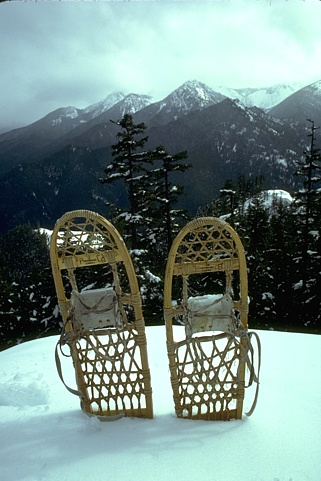
%> input picture data/bsds500_test_8/2018.jpg, 321 x 481 px
$ octave edgeTest.m   (GNU Octave 9; MATLAB toolbox functions it lacks are replaced by stand-ins)
%> lines starting %> are read from the running program, lines starting %| are printed output that depends on the picture
### src/edge/segmentEdge.m
function [labelMap, overlay, info] = segmentEdge(img, params)
% SEGMENTBYEDGE  Segmentasi objek berdasarkan hasil deteksi tepi.
    tStart = tic;
    if nargin < 2, params = struct(); end
    params = setDefaults(params);

    if ~isa(img, 'uint8'), img = im2uint8(img); end

    if size(img, 3) == 3
        c = double(img);
        gray = 0.2989*c(:,:,1) + 0.5870*c(:,:,2) + 0.1140*c(:,:,3);
    else
        gray = double(img);
    end
    gray = gray / 255;
    [H, W] = size(gray);

    [edgeMap, mag, edgeInfo] = detectEdges(gray, params.method, params);

    bw = edgeMap;
    if params.dilateRadius > 0
        bw = imdilate(bw, strel('disk', params.dilateRadius));
    end
    if params.closeRadius > 0
        bw = imclose(bw, strel('disk', params.closeRadius));
    end
    filled = imfill(bw, 'holes');

    if params.dilateRadius > 0
        filled = imerode(filled, strel('disk', params.dilateRadius));
    end

    minArea = round(params.minAreaFrac * H * W);
    filled  = bwareaopen(filled, max(minArea, 1));
    labelMap = bwlabel(filled, 8);
    numObjects = max(labelMap(:));

    info.edgeMap = edgeMap;
    info.mag = mag;
    info.filled = filled;
    info.method = params.method;
    info.sigma = params.sigma;
    info.thresh = edgeInfo.thresh;
    info.threshAuto = edgeInfo.threshAuto;
    info.numObjects = numObjects;
    info.mainLabel = 0;
    info.mainMask = false(H, W);
    info.stats = [];

    if numObjects == 0
        warning('segmentByEdge:noObject', ...
            'Tidak ada objek ditemukan. Coba ubah threshold atau sigma.');
        overlay = repmat(img, [1 1 3 - size(img,3) + 1]);
        overlay = overlay(:,:,1:3);
        info.time = toc(tStart);
        return;
    end

    stats = regionprops(labelMap, 'Area', 'Centroid', 'BoundingBox');
    info.stats = stats;
    info.mainLabel = pickMainObject(stats, H, W);
    info.mainMask  = (labelMap == info.mainLabel);

    overlay = makeOverlay(img, info.mainMask);
    info.time = toc(tStart);
end

% HELPER
function idx = pickMainObject(stats, H, W)
    areas = [stats.Area];
    isBackground = areas > 0.9 * H * W;
    if all(isBackground), isBackground(:) = false; end
    areas(isBackground) = 0;
    [~, idx] = max(areas);
end

function overlay = makeOverlay(img, mask)
    if size(img, 3) == 1, img = cat(3, img, img, img); end
    rgb = double(img) / 255;

    color = [1 0 0];
    alpha = 0.4;
    for k = 1:3
        ch = rgb(:,:,k);
        ch(mask) = (1 - alpha) * ch(mask) + alpha * color(k);
        rgb(:,:,k) = ch;
    end

    edgeLine = bwperim(mask);
    edgeLine = imdilate(edgeLine, strel('disk', 1));
    lineColor = [0 1 0];
    for k = 1:3
        ch = rgb(:,:,k);
        ch(edgeLine) = lineColor(k);
        rgb(:,:,k) = ch;
    end
    overlay = im2uint8(rgb);
end

function p = setDefaults(p)
    d = struct('method', 'sobel', 'sigma', 1.5, 'thresh', [], ...
               'cannyThresh', [], ...
               'dilateRadius', 2, 'closeRadius', 4, 'minAreaFrac', 0.01);
    f = fieldnames(d);
    for i = 1:numel(f)
        if ~isfield(p, f{i}), p.(f{i}) = d.(f{i}); end
    end
end

### src/edge/detectEdges.m
function [edgeMap, mag, info] = detectEdges(gray, method, params)
% DETECTEDGES Fungsi Deteksi tepi
    if nargin < 3, params = struct(); end
    params = setDefaults(params);

    if ~isnumeric(params.sigma) || ~isscalar(params.sigma) || params.sigma < 0
        error('detectEdges:badSigma', 'sigma harus berupa angka >= 0.');
    end
    if params.sigma == 0 && any(strcmpi(method, {'log', 'canny'}))
        error('detectEdges:badSigma', 'Operator %s membutuhkan sigma > 0.', method);
    end

    gray = double(gray);
    if max(gray(:)) > 1, gray = gray / 255; end

    switch lower(method)
        case 'canny'
            if isempty(params.cannyThresh)
                [edgeMap, usedThresh] = edge(gray, 'canny', [], params.sigma);
            else
                [edgeMap, usedThresh] = edge(gray, 'canny', params.cannyThresh, params.sigma);
            end
            mag = double(edgeMap);

        case {'sobel', 'prewitt', 'roberts'}
            smoothed = smoothImage(gray, params.sigma);

            switch lower(method)
                case 'sobel'
                    kx = [-1 0 1; -2 0 2; -1 0 1];
                    ky = kx';
                case 'prewitt'
                    kx = [-1 0 1; -1 0 1; -1 0 1];
                    ky = kx';
                case 'roberts'
                    kx = [1 0; 0 -1];
                    ky = [0 1; -1 0];
            end

            gx = applyKernel(smoothed, kx);
            gy = applyKernel(smoothed, ky);

            mag = sqrt(gx.^2 + gy.^2);
            mag = mag / (max(mag(:)) + eps);

            th = params.thresh;
            if isempty(th), th = otsuThreshold(mag); end
            usedThresh = th;
            edgeMap = mag > th;

        case 'laplace'
            smoothed = smoothImage(gray, params.sigma);
            lap = applyKernel(smoothed, [0 1 0; 1 -4 1; 0 1 0]);
            [edgeMap, mag, usedThresh] = zeroCrossing(lap, params.thresh);

        case 'log'
            lg = applyKernel(gray, logKernel(params.sigma));
            [edgeMap, mag, usedThresh] = zeroCrossing(lg, params.thresh);

        otherwise
            error('Metode "%s" tidak dikenal.', method);
    end

    edgeMap = logical(edgeMap);
    info.method = lower(method);
    info.sigma  = params.sigma;
    info.thresh = usedThresh;
    if strcmpi(method, 'canny')
        info.threshAuto = isempty(params.cannyThresh);
    else
        info.threshAuto = isempty(params.thresh);
    end
end

% HELPER
function out = applyKernel(g, k)
    [kh, kw] = size(k);
    if mod(kh, 2) == 1
        gp = padarray(g, [(kh-1)/2, (kw-1)/2], 'replicate', 'both');
    else
        gp = padarray(g, [kh-1, kw-1], 'replicate', 'post');
    end
    out = conv2(gp, rot90(k, 2), 'valid');
end

function out = smoothImage(g, sigma)
    if sigma <= 0
        out = g;
    else
        out = applyKernel(g, gaussianKernel(sigma));
    end
end

function k = gaussianKernel(sigma)
    r = ceil(3 * sigma);
    [x, y] = meshgrid(-r:r, -r:r);
    k = exp(-(x.^2 + y.^2) / (2 * sigma^2));
    k = k / sum(k(:));
end

function k = logKernel(sigma)
    r = ceil(3 * sigma);
    [x, y] = meshgrid(-r:r, -r:r);
    q = (x.^2 + y.^2) / (2 * sigma^2);
    k = -(1 / (pi * sigma^4)) * (1 - q) .* exp(-q);
    k = k - mean(k(:));
end

function [edgeMap, mag, th] = zeroCrossing(L, thFrac)
    [H, W] = size(L);
    S = zeros(H, W);

    S = pairSlope(S, L, 1:H,   1:W-1, 1:H,   2:W  );
    S = pairSlope(S, L, 1:H-1, 1:W,   2:H,   1:W  );
    S = pairSlope(S, L, 1:H-1, 1:W-1, 2:H,   2:W  );
    S = pairSlope(S, L, 1:H-1, 2:W,   2:H,   1:W-1);

    mag = S / (max(S(:)) + eps);

    th = thFrac;
    if isempty(th)
        cand = mag(mag > 0);
        if isempty(cand), th = 0.5; else, th = otsuThreshold(cand); end
    end
    edgeMap = mag > th;
end

function S = pairSlope(S, L, ra, ca, rb, cb)
    A = L(ra, ca);
    B = L(rb, cb);
    d = abs(A - B) .* ((A > 0) ~= (B > 0));
    S(ra, ca) = max(S(ra, ca), d);
    S(rb, cb) = max(S(rb, cb), d);
end

function t = otsuThreshold(v)
    v = v(:);
    v = v(isfinite(v));
    if isempty(v) || max(v) == min(v), t = 0.5; return; end
    counts = histcounts(v, linspace(0, 1, 257));
    p      = counts / sum(counts);
    omega  = cumsum(p);
    mu     = cumsum(p .* (1:256));
    sigmaB = (mu(end) * omega - mu).^2 ./ (omega .* (1 - omega) + eps);
    [~, idx] = max(sigmaB);
    t = idx / 256;
end

function p = setDefaults(p)
    if ~isfield(p, 'sigma'),       p.sigma = 1.5;       end
    if ~isfield(p, 'thresh'),      p.thresh = [];       end
    if ~isfield(p, 'cannyThresh'), p.cannyThresh = [];  end
end

### test/edgeTest.m
clear; clc; close all;

imgPath = 'data/bsds500_test_8/2018.jpg';

if exist(imgPath, 'file')
    img = imread(imgPath);
%> img is the input picture: size 481x321x3 uint8; mean R, G, B 116.7, 137.9, 133.6
else
    [X, Y] = meshgrid(1:300, 1:240);
    obj = ((X-150)/80).^2 + ((Y-120)/60).^2 <= 1;
    I = 0.25 * ones(240, 300);
    I(obj) = 0.8;
    I = min(max(I + 0.03*randn(size(I)), 0), 1);
    img = uint8(255 * I);
    disp('File citra tidak ditemukan -> memakai citra sintetis.');
end

methods = {'laplace', 'log', 'sobel', 'prewitt', 'roberts', 'canny'};

figure('Name', 'Segmentasi Edge-Based', 'Position', [50 50 1200 700]);
for i = 1:numel(methods)
    p = struct('method', methods{i});
    [labelMap, overlay, info] = segmentEdge(img, p);

    subplot(3, 4, 2*i-1);
    imshow(info.edgeMap);
    title(['Tepi: ' methods{i}]);

    subplot(3, 4, 2*i);
    imshow(overlay);
    title(sprintf('Segmentasi (%d objek, %.2f s)', info.numObjects, info.time));
end
%> this loop made 6 passes
%> edgeInfo in segmentEdge on passes 1 to 5: {sigma 1.5, thresh 0.266, threshAuto true}, {sigma 1.5, thresh 0.266, threshAuto true}, {sigma 1.5, thresh 0.238, threshAuto true}, {sigma 1.5, thresh 0.238, threshAuto true}, {sigma 1.5, thresh 0.234, threshAuto true}
%> edgeInfo in segmentEdge on pass 6: {sigma 1.5, thresh [0.0945 0.236], threshAuto true}
%> pass 1, in segmentEdge, `gray = 0.2989*c(:,:,1) + 0.5870*c(:,:,2) + 0.1140*c(:,:,3);`:
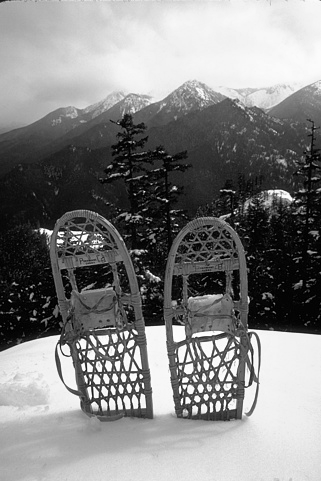
%> gray: size 481x321 double; min 0, max 255, mean 131
%> pass 1, in applyKernel, `gp = padarray(g, [(kh-1)/2, (kw-1)/2], 'replicate', 'both');`:
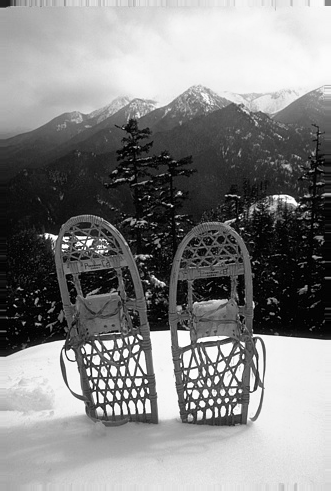
%> gp: size 491x331 double; min 0, max 1, mean 0.519
%> after the loop:
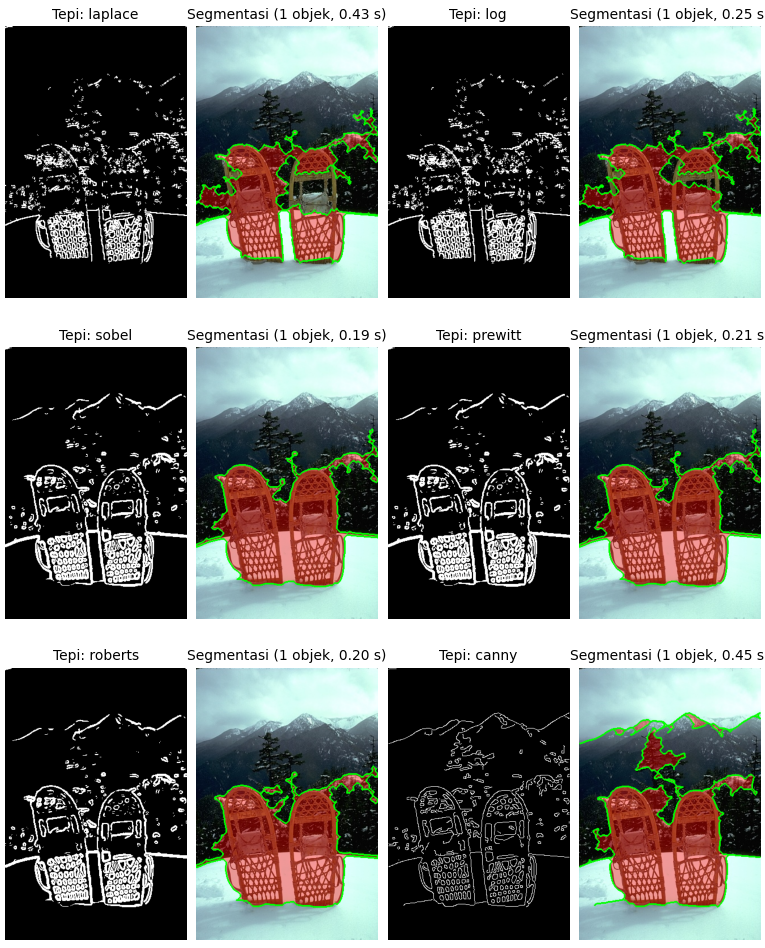
%> figure redrawn from the program's plot data, 12 panels
